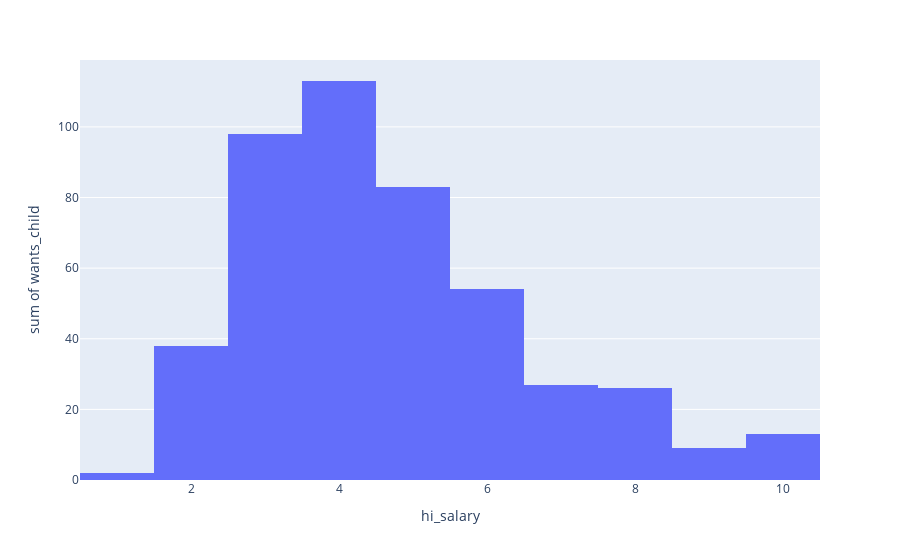

Write notebook code for a chart like this one.
### Code cell
##HISTOGRAM

import plotly.express as px
# Here we use a column with categorical data
fig = px.histogram(df, x="hi_salary", y="wants_child")
fig.show()

##Scatterplots

##line charts

### Figure 1 — Plotly figure (JSON) as saved in the notebook; plotly's stock layout.template omitted (floating-point values rounded to 4 significant figures)
{"data": [{"alignmentgroup": "True", "bingroup": "x", "histfunc": "sum", "hovertemplate": "hi_salary=%{x}<br>sum of wants_child=%{y}<extra></extra>", "legendgroup": "", "marker": {"color": "#636efa"}, "name": "", "offsetgroup": "", "orientation": "v", "showlegend": false, "type": "histogram", "x": [4, 5, 9, 4, 5, 3, 10, 10, 6, 1, 3, 8, 8, 2, 6, 4, 8, 4, 7, 7, 4, 5, 3, 2, 5, 6, 4, 3, 7, 2, 5, 6, 7, 4, 3, 5, 6, 5, 4, 3, 4, 6, 3, 4, 3, 6, 6, 4, 2, 3, 5, 5, 2, 4, 3, 5, 3, 5, 5, 3, 4, 3, 2, 4, 4, 3, 3, 5, 2, 4, 4, 5, 3, 3, 4, 4, 4, 3, 4, 6], "xaxis": "x", "y": [1, 1, 9, 1, 10, 3, 7, 6, 7, 2, 2, 9, 8, 2, 8, 6, 9, 2, 9, 6, 10, 9, 8, 7, 6, 7, 9, 9, 8, 10, 7, 4, 4, 3, 8, 6, 7, 9, 8, 6, 6, 5, 7, 2, 7, 4, 5, 7, 5, 4, 3, 7, 8, 9, 6, 5, 4, 5, 3, 4, 4, 6, 4, 4, 4, 3, 3, 5, 2, 5, 4, 7, 6, 5, 4, 7, 7, 7, 10, 7], "yaxis": "y"}], "layout": {"barmode": "relative", "legend": {"tracegroupgap": 0}, "margin": {"t": 60}, "xaxis": {"anchor": "y", "domain": [0, 1], "title": {"text": "hi_salary"}}, "yaxis": {"anchor": "x", "domain": [0, 1], "title": {"text": "sum of wants_child"}}}}
